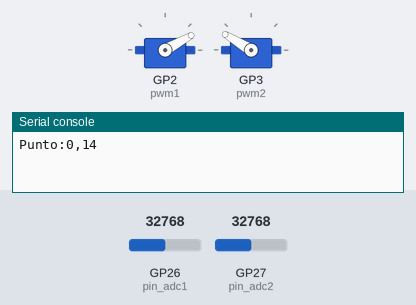
Bench run of a program on a simulated Raspberry Pi Pico running CircuitPython. Shown: 2 × servo, the last lines printed to the serial console. The test bench sets the inputs (shaded band); at power-on: GP26 (pin_adc1) = 32768, GP27 (pin_adc2) = 32768 (analog values on the 0–65535 scale).

Above: at 0.05 s.
At 1.5 s:
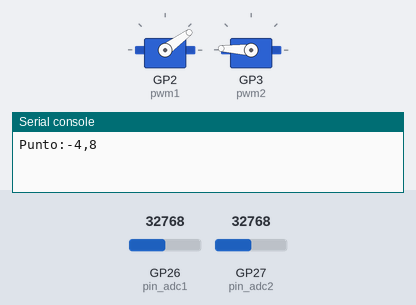
At 3.0 s:
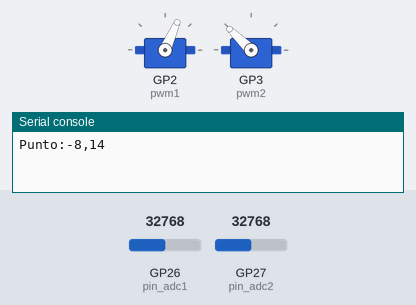
Timing chart, 0 to 5.2 s (numbered marks = the images above):
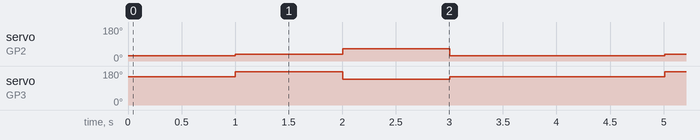

The program:

marcha-predefinida-derecho.py
```python
import time
import board
import pwmio #Crear PMWs
from adafruit_motor import servo #Mover servomotores
import math #Operaciones matem'aticas(tangente inversa)
import board #Importar la placa de desarrollo
import analogio #Lectura de valores analogos

# Configurar el pin 26,27 como entrada analógica
pin_adc1 = analogio.AnalogIn(board.GP26)
pin_adc2 = analogio.AnalogIn(board.GP27)

# create a PWMOut object on Pin 2,3.
pwm1 = pwmio.PWMOut(board.GP2, duty_cycle=2 ** 15, frequency=50)
pwm2 = pwmio.PWMOut(board.GP3, duty_cycle=2 ** 15, frequency=50)

# Create a servo object, my_servo.
my_servo1 = servo.Servo(pwm1, min_pulse=500, max_pulse=2500)
my_servo2 = servo.Servo(pwm2, min_pulse=500, max_pulse=2500)

#Definir los vectores x e y
x = [0, -4, -8, 0]
y = [14, 8, 14, 14]
#x = [4, -12, 1, -9, 14, 12, 16, 8, -4, -4, 18, -3, 5, -5, -10, 12, -7, 1, 2, 11]
#y = [19, 16, 16, 17, 1, 6, 1, 14, 15, 18, 10, 21, 19, 21, 14, 5, 12, 13, 18, 11]

# Definir las longitudes de las dos articulaciones del robot
l1 = 11
l2 = 13

#Declaracion de patas para definir marcha

while True:

    # Calcular theta1 y theta2 para cada valor de x e y
    for i in range(len(x)):
        print("Punto:" + str(x[i]) + "," + str(y[i]))
        #Calcular el valor de theta 2
        theta2 = math.acos((x[i]**2 + y[i]**2 - l1**2 - l2**2) / (2*l1*l2))

        # Calcular el valor de theta 1
        theta1 = math.atan2(y[i], x[i]) - math.atan2(l2*math.sin(theta2), l1+l2*math.cos(theta2))

        #Angulos corregidos
        theta1c = math.degrees(theta1)
        theta2c = math.degrees(theta2) + 40

        #Enviar a angulo corregido
        my_servo1.angle = theta1c
        my_servo2.angle = theta2c

        time.sleep(1)

        # Leer el valor del voltaje en el pin (en milivoltios)
        voltaje1 = pin_adc1.value * 3.3 / 65535.0
        voltaje2 = pin_adc2.value * 3.3 / 65535.0

        #Linezalización del voltaje para conocer los grados, según ecuación hallada
        grados1 = (((voltaje1-0.437999999)/0.0144166667))
        grados2 = (((voltaje2-0.437999999)/0.0144166667)) + 40

        # Imprimir los valores de theta1 y theta2
        #print("Voltajes: ", voltaje1, voltaje2, "Valores Teóricos Corregidos: ", theta1c, theta2c, "Valores Experimentales: ", grados1, grados2)
        print("Voltajes: ", voltaje1, voltaje2, "Valores Teóricos Corregidos: ", theta1c, theta2c, "Valores Experimentales: ", grados1-5, grados2-5)

        #print(str(voltaje1) + "," + str(voltaje2) + "," + str(theta1c) + "," + str(theta2c) + "," + str(grados1-5) + "," + str(grados2-5))
```

Measured:
- by itself, servo on GP2 (pwm1): repeats every 4.0 s: 66° 1.0 s, 29° 2.0 s, 36° 1.0 s
- by itself, servo on GP3 (pwm2): repeats every 4.0 s: 136° 1.0 s, 149° 2.0 s, 177° 1.0 s
